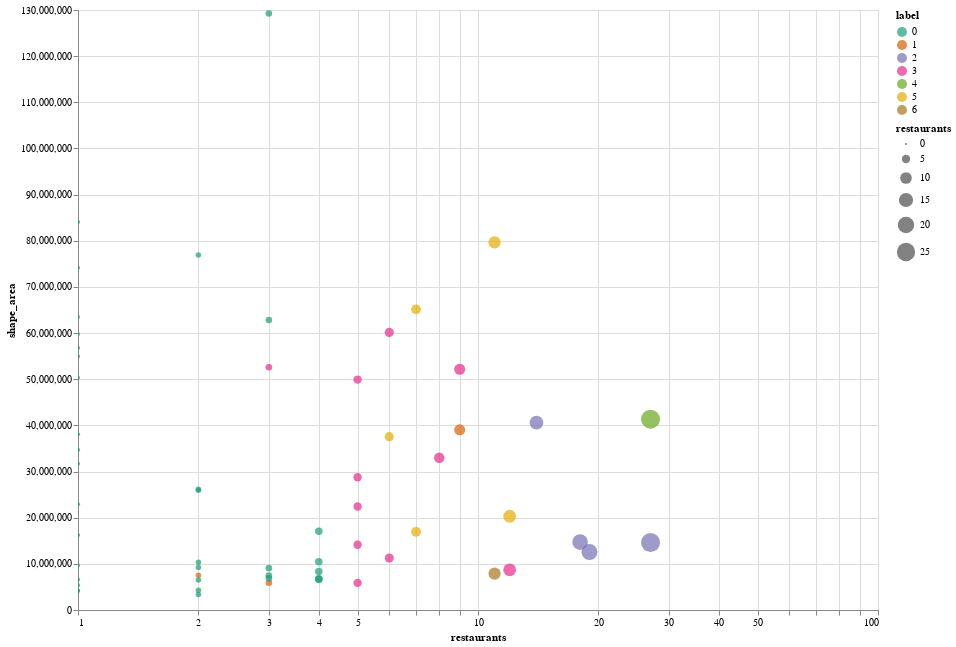

Notebook cell for this chart:
### Markdown cell above
Using the amenity mention counts and neighborhood assignments obtained earlier, we organize a simple 6 cluster analysis similar to that general amenity cluster shown in `Exploratory Analysis` based on the amenity mention counts.

### Code cell
## Proportional Scatter Plot
(
    alt.Chart(phl_nhoods)
    .mark_circle()
    .encode(
        alt.X("restaurants:Q", scale=alt.Scale(type="log")),
        alt.Y("shape_area:Q", scale=alt.Scale(zero=False)),
        size="restaurants:Q",
        color=alt.Color("label:N", scale=alt.Scale(scheme="dark2")),
        tooltip=list(phl_nhoods.columns),
    )
    .properties(width=800, height=600)
    .interactive()
)
